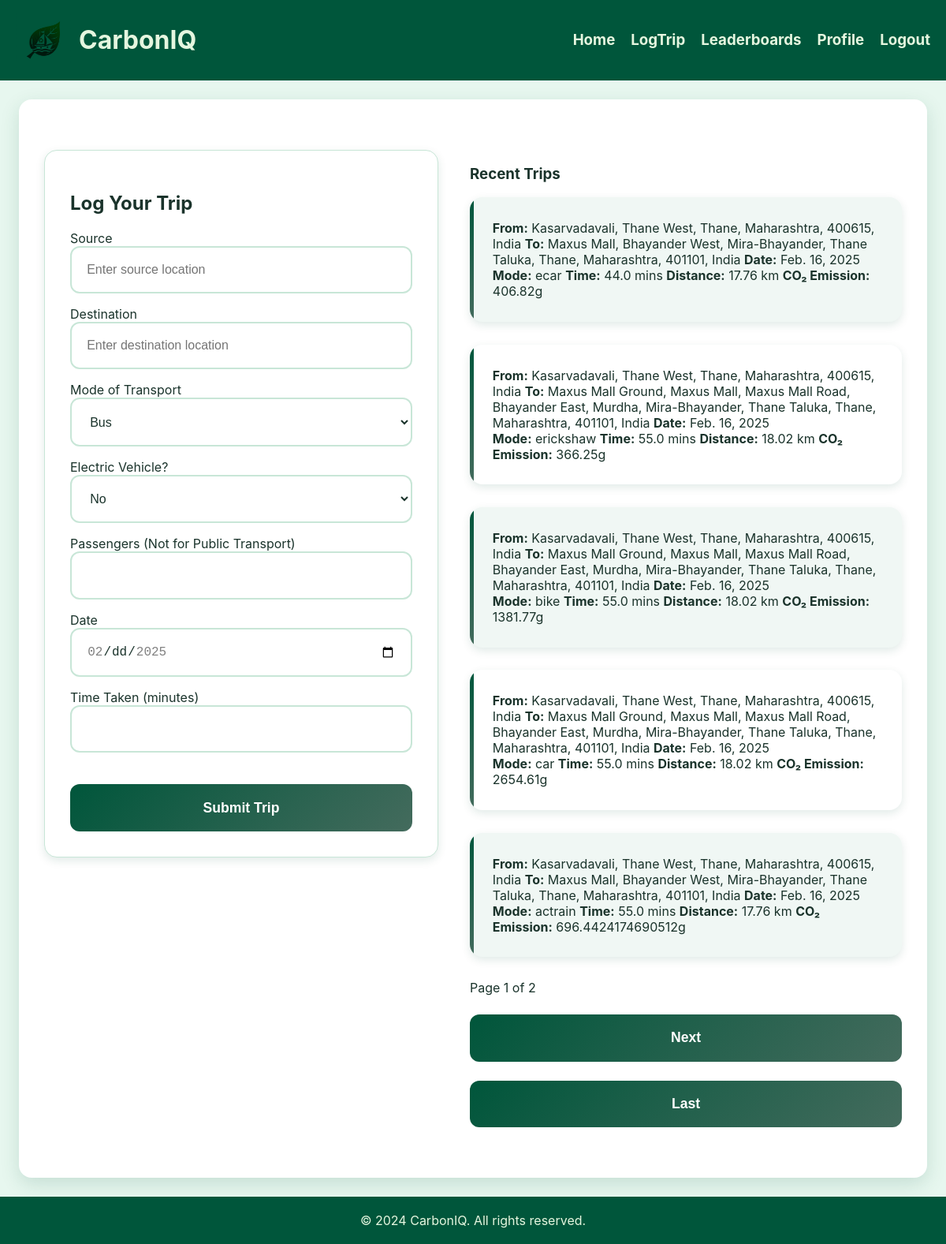
The app's page /logtrip/ (signed in), older data.
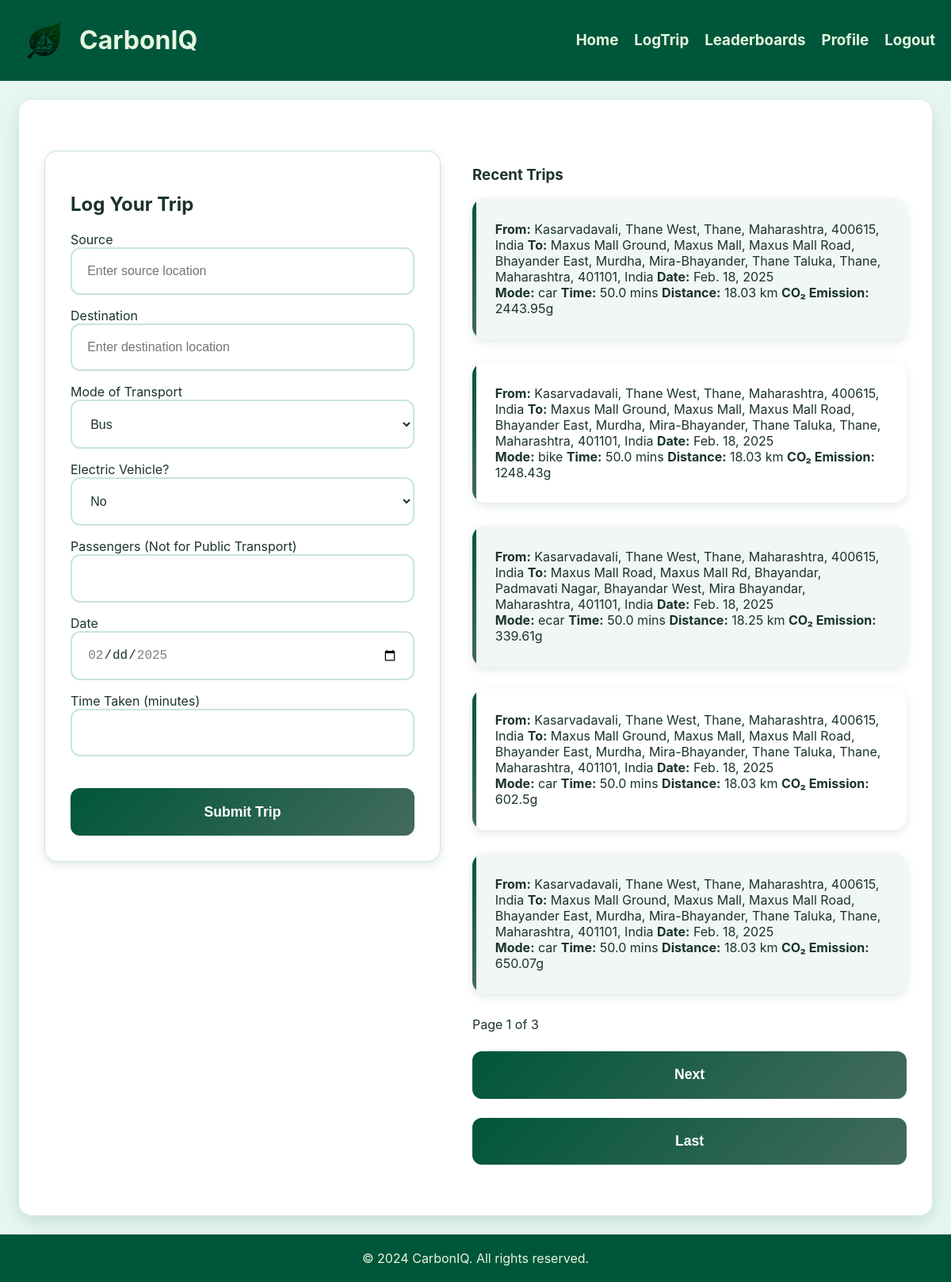
The same page, newer data.
### mainapp/models.py (models this page shows, shortened)
class TripLog(models.Model):
    user = models.ForeignKey(User, on_delete=models.CASCADE, related_name="trips")
    source_address = models.CharField(max_length=255)
    source_lat = models.DecimalField(max_digits=9, decimal_places=6)
    source_lng = models.DecimalField(max_digits=9, decimal_places=6)
    destination_address = models.CharField(max_length=255)
    dest_lat = models.DecimalField(max_digits=9, decimal_places=6)
    dest_lng = models.DecimalField(max_digits=9, decimal_places=6)
    mode_of_transport = models.CharField(max_length=50)
    time_taken = models.FloatField()  # User-entered trip time in minutes
    api_duration = models.FloatField()  # Fetched time from API in minutes
    api_distance = models.FloatField()  # Fetched distance from API in km
    electric_vehicle = models.BooleanField(default=False)
    co2_emission = models.FloatField()  # CO2 emission in grams
    date = models.DateField()
    passengers = models.IntegerField(default=1)
    public_transport = models.BooleanField(default=False)  # Whether it was public transport
    greener_travel = models.BooleanField(default=False)  # Whether it was a greener travel option
    created_at = models.DateTimeField(auto_now_add=True)

### mainapp/views.py (the view, shortened to what this page needs)
# urls.py: path('logtrip/', mviews.logtrip, name='logtrip'),
@login_required(login_url='/login/')
def logtrip(request):
    user = request.user
    trip_logs = TripLog.objects.filter(user=user).order_by("-date", "-created_at")
    paginator = Paginator(trip_logs, 5)
    page_number = request.GET.get("page")  # Get the page number from URL
    trip_logs_page = paginator.get_page(page_number)
    return render(request, "mainapp/logtrip.html", {"trip_logs": trip_logs_page})

### templates/mainapp/logtrip.html (shortened to what the changed rows need)
{% extends 'mainapp/base.html' %}
{% load static %}
{% block extra_head %}
    <link rel="stylesheet" href="{% static 'css/logtrip.css' %}">
{% endblock %}
{% block content %}
    <div class="container">
        <div class="row">
            <div class="col-md-4">
                <div class="form-container">
                    <h2>Log Your Trip</h2>
                </div>
            </div>
            <div class="col-md-8">
                <div class="trip-container">
                    <div class="trip-log-wrapper">
                        <div class="trip-log-container">
                            {% if trip_logs %}
                                {% for trip in trip_logs %}
                                    <div class="trip-summary {% if trip.greener_travel %}green-trip{% else %}red-trip{% endif %}">
                                        <div class="trip-row">
                                            <span><strong>From:</strong> {{ trip.source_address }}</span>
                                            <span><strong>To:</strong> {{ trip.destination_address }}</span>
                                            <span><strong>Date:</strong> {{ trip.date }}</span>
                                        </div>
                                        <div class="trip-row">
                                            <span><strong>Mode:</strong> {{ trip.mode_of_transport }}</span>
                                            <span><strong>Time:</strong> {{ trip.time_taken }} mins</span>
                                            <span><strong>Distance:</strong> {{ trip.api_distance }} km</span>
                                            <span><strong>CO₂ Emission:</strong> {{ trip.co2_emission }}g</span>
                                        </div>
                                    </div>
                                {% endfor %}
                            {% else %}
                                <p class="no-trips">No trips logged yet.</p>
                            {% endif %}
                        </div>
                    </div>
                    <div class="pagination bottom-pagination">
                        <span class="page-info">Page {{ trip_logs.number }} of {{ trip_logs.paginator.num_pages }}</span>
                        {% if trip_logs.has_next %}
                            <button class="pagination-btn next-btn" onclick="location.href='?page={{ trip_logs.next_page_number }}'">Next</button>
                            <button class="pagination-btn last-btn" onclick="location.href='?page={{ trip_logs.paginator.num_pages }}'">Last</button>
                        {% endif %}
                    </div>
                </div>
            </div>
        </div>
    </div>
{% endblock %}

Row changes from the older to the newer data that the page shows:
no longer on this page (row unchanged): TripLog: source_address "Kasarvadavali, Thane West, Thane, Maharashtra, 400615, India", destination_address "Maxus Mall, Bhayander West, Mira-Bhayander, Thane Taluka, Thane, Maharashtra, 401101, India", date "Feb. 16, 2025", mode_of_transport "ecar", time_taken "44.0", api_distance "17.76", co2_emission "406.82"
no longer on this page (row unchanged): TripLog: source_address "Kasarvadavali, Thane West, Thane, Maharashtra, 400615, India", destination_address "Maxus Mall Ground, Maxus Mall, Maxus Mall Road, Bhayander East, Murdha, Mira-Bhayander, Thane Taluka, Thane, Maharashtra, 401101, India", date "Feb. 16, 2025", mode_of_transport "erickshaw", time_taken "55.0", api_distance "18.02", co2_emission "366.25"
no longer on this page (row unchanged): TripLog: source_address "Kasarvadavali, Thane West, Thane, Maharashtra, 400615, India", destination_address "Maxus Mall Ground, Maxus Mall, Maxus Mall Road, Bhayander East, Murdha, Mira-Bhayander, Thane Taluka, Thane, Maharashtra, 401101, India", date "Feb. 16, 2025", mode_of_transport "bike", time_taken "55.0", api_distance "18.02", co2_emission "1381.77"
no longer on this page (row unchanged): TripLog: source_address "Kasarvadavali, Thane West, Thane, Maharashtra, 400615, India", destination_address "Maxus Mall Ground, Maxus Mall, Maxus Mall Road, Bhayander East, Murdha, Mira-Bhayander, Thane Taluka, Thane, Maharashtra, 401101, India", date "Feb. 16, 2025", mode_of_transport "car", time_taken "55.0", api_distance "18.02", co2_emission "2654.61"
no longer on this page (row unchanged): TripLog: source_address "Kasarvadavali, Thane West, Thane, Maharashtra, 400615, India", destination_address "Maxus Mall, Bhayander West, Mira-Bhayander, Thane Taluka, Thane, Maharashtra, 401101, India", date "Feb. 16, 2025", mode_of_transport "actrain", time_taken "55.0", api_distance "17.76", co2_emission "696.4424174690512"
added TripLog: source_address "Kasarvadavali, Thane West, Thane, Maharashtra, 400615, India", destination_address "Maxus Mall Ground, Maxus Mall, Maxus Mall Road, Bhayander East, Murdha, Mira-Bhayander, Thane Taluka, Thane, Maharashtra, 401101, India", date "Feb. 18, 2025", mode_of_transport "car", time_taken "50.0", api_distance "18.03", co2_emission "2443.95"
added TripLog: source_address "Kasarvadavali, Thane West, Thane, Maharashtra, 400615, India", destination_address "Maxus Mall Ground, Maxus Mall, Maxus Mall Road, Bhayander East, Murdha, Mira-Bhayander, Thane Taluka, Thane, Maharashtra, 401101, India", date "Feb. 18, 2025", mode_of_transport "bike", time_taken "50.0", api_distance "18.03", co2_emission "1248.43"
added TripLog: source_address "Kasarvadavali, Thane West, Thane, Maharashtra, 400615, India", destination_address "Maxus Mall Road, Maxus Mall Rd, Bhayandar, Padmavati Nagar, Bhayandar West, Mira Bhayandar, Maharashtra, 401101, India", date "Feb. 18, 2025", mode_of_transport "ecar", time_taken "50.0", api_distance "18.25", co2_emission "339.61"
added TripLog: source_address "Kasarvadavali, Thane West, Thane, Maharashtra, 400615, India", destination_address "Maxus Mall Ground, Maxus Mall, Maxus Mall Road, Bhayander East, Murdha, Mira-Bhayander, Thane Taluka, Thane, Maharashtra, 401101, India", date "Feb. 18, 2025", mode_of_transport "car", time_taken "50.0", api_distance "18.03", co2_emission "602.5"
added TripLog: source_address "Kasarvadavali, Thane West, Thane, Maharashtra, 400615, India", destination_address "Maxus Mall Ground, Maxus Mall, Maxus Mall Road, Bhayander East, Murdha, Mira-Bhayander, Thane Taluka, Thane, Maharashtra, 401101, India", date "Feb. 18, 2025", mode_of_transport "car", time_taken "50.0", api_distance "18.03", co2_emission "650.07"
Text that changed along with them:
{{ trip_logs.paginator.num_pages }}: "2" → "3"
